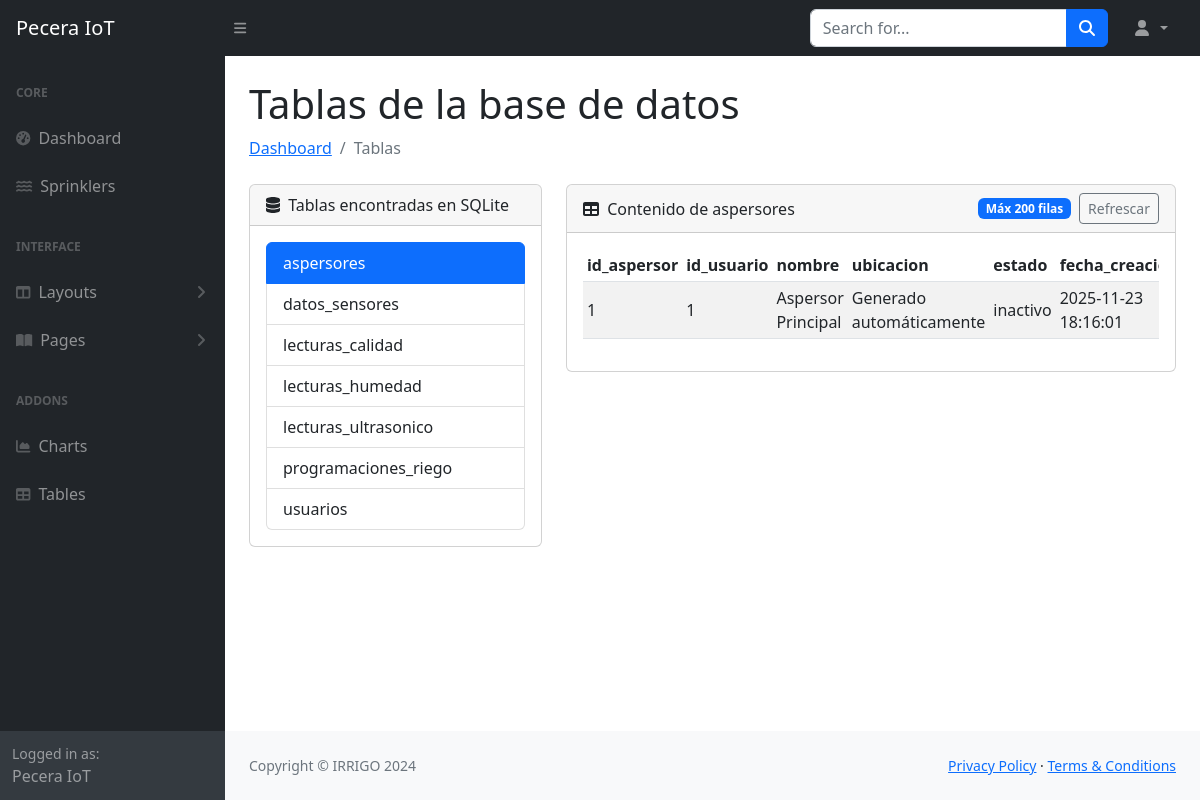
The app's page /tables?table=aspersores, older data.
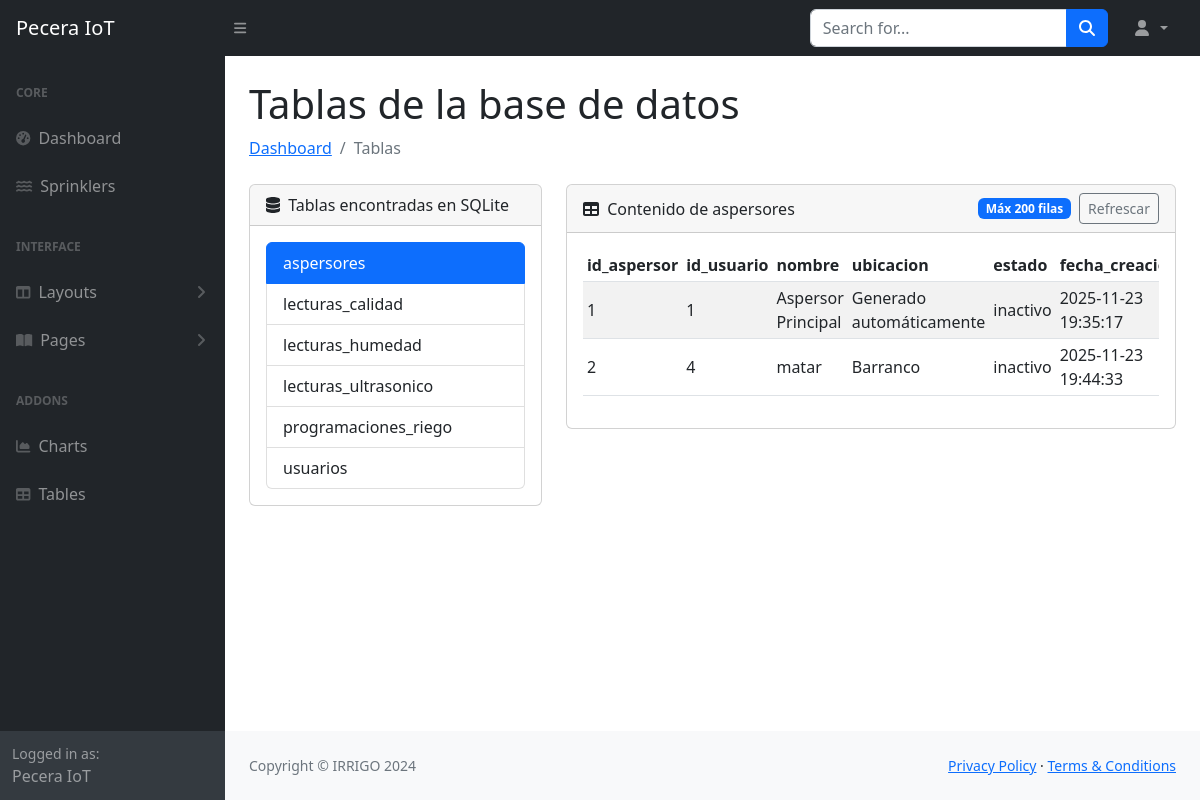
The same page, newer data.
### tables this page shows
CREATE TABLE aspersores (
                id_aspersor INTEGER PRIMARY KEY AUTOINCREMENT,
                id_usuario INTEGER NOT NULL,
                nombre VARCHAR(100) NOT NULL,
                ubicacion VARCHAR(255),
                estado TEXT CHECK(estado IN ('activo', 'inactivo')) NOT NULL DEFAULT 'inactivo',
                fecha_creacion TIMESTAMP DEFAULT CURRENT_TIMESTAMP,
                FOREIGN KEY (id_usuario) REFERENCES usuarios(id_usuario) ON DELETE CASCADE
            );

### app.py (the view)
@app.route('/tables')
def tables():
    connection = get_db_connection()
    tablas = []
    selected_table = request.args.get('table')
    columnas = []
    filas = []
    if connection:
        cursor = connection.cursor()
        cursor.execute("""
            SELECT name
            FROM sqlite_master
            WHERE type='table' AND name NOT LIKE 'sqlite_%'
            ORDER BY name
        """)
        tablas = [row['name'] for row in cursor.fetchall()]
        if selected_table in tablas:
            try:
                cursor.execute(f"PRAGMA table_info({selected_table})")
                columnas = [row['name'] for row in cursor.fetchall()]
                cursor.execute(f"SELECT * FROM {selected_table} LIMIT 200")
                filas = cursor.fetchall()
            except Exception as e:
                print(f"Error al consultar tabla {selected_table}: {e}")
        cursor.close()
        connection.close()
    return render_template('tables.html',
                           tablas=tablas,
                           selected_table=selected_table if selected_table in tablas else None,
                           columnas=columnas,
                           filas=filas)

### app.py (called while the page is built)
def get_db_connection():
    try:
        connection = sqlite3.connect(DATABASE)
        connection.row_factory = sqlite3.Row  # Para acceder a columnas por nombre
        return connection
    except Exception as e:
        print(f"Error al conectar a la base de datos: {e}")
        return None

### templates/tables.html (shortened to what this page needs)
{% extends "base2.html" %}
{% block content %}
<div class="container-fluid px-4">
    <h1 class="mt-4">Tablas de la base de datos</h1>
    <ol class="breadcrumb mb-4">
        <li class="breadcrumb-item"><a href="{{ url_for('index') }}">Dashboard</a></li>
        <li class="breadcrumb-item active">Tablas</li>
    </ol>
    <div class="row">
        <div class="col-lg-4">
            <div class="card mb-4">
                <div class="card-header">
                    <i class="fas fa-database me-1"></i>
                    Tablas encontradas en SQLite
                </div>
                <div class="card-body">
                    {% if tablas %}
                    <div class="list-group">
                        {% for t in tablas %}
                        <a class="list-group-item list-group-item-action {% if selected_table == t %}active{% endif %}"
                           href="{{ url_for('tables', table=t) }}">
                            {{ t }}
                        </a>
                        {% endfor %}
                    </div>
                    {% else %}
                    <p class="mb-0">No se encontraron tablas.</p>
                    {% endif %}
                </div>
            </div>
        </div>
        <div class="col-lg-8">
            <div class="card mb-4">
                <div class="card-header d-flex justify-content-between align-items-center">
                    <span>
                        <i class="fas fa-table me-1"></i>
                        {% if selected_table %}Contenido de {{ selected_table }}{% else %}Selecciona una tabla{% endif %}
                    </span>
                    {% if selected_table %}
                    <div class="d-flex align-items-center gap-2">
                        <span class="badge bg-primary">Máx 200 filas</span>
                        <a class="btn btn-sm btn-outline-secondary" href="{{ url_for('tables', table=selected_table) }}">Refrescar</a>
                    </div>
                    {% endif %}
                </div>
                <div class="card-body">
                    {% if selected_table %}
                        {% if filas %}
                        <div class="table-responsive">
                            <table class="table table-striped table-sm align-middle">
                                <thead>
                                    <tr>
                                        {% for col in columnas %}
                                        <th>{{ col }}</th>
                                        {% endfor %}
                                    </tr>
                                </thead>
                                <tbody>
                                    {% for row in filas %}
                                    <tr>
                                        {% for col in columnas %}
                                        <td>{{ row[col] }}</td>
                                        {% endfor %}
                                    </tr>
                                    {% endfor %}
                                </tbody>
                            </table>
                        </div>
                        {% else %}
                        <p class="mb-0">La tabla está vacía.</p>
                        {% endif %}
                    {% else %}
                        <p class="mb-0">Selecciona una tabla de la lista para ver sus registros.</p>
                    {% endif %}
                </div>
            </div>
        </div>
    </div>
</div>
{% endblock %}

Row changes from the older to the newer data that the page shows:
added aspersores: id_aspersor "2" "4" "matar" "Barranco" "inactivo" "2025-11-23 19:44:33"
Text that changed along with them:
new list line: "2025-11-23 19:35:17"
list line gone: "datos_sensores"
list line gone: "2025-11-23 18:16:01"
